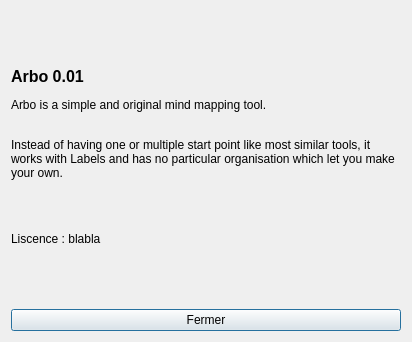
<?xml version="1.0" encoding="UTF-8"?>
<ui version="4.0">
 <class>DialogAbout</class>
 <widget class="QDialog" name="DialogAbout">
  <property name="geometry">
   <rect>
    <x>0</x>
    <y>0</y>
    <width>412</width>
    <height>342</height>
   </rect>
  </property>
  <property name="windowTitle">
   <string>Arbo - About</string>
  </property>
  <property name="windowIcon">
   <iconset theme="help-about">
    <normaloff>Tango icon set</normaloff>
    <normalon>Tango icon set</normalon>
    <disabledoff>Tango icon set</disabledoff>
    <disabledon>Tango icon set</disabledon>
    <activeoff>Tango icon set</activeoff>
    <activeon>Tango icon set</activeon>
    <selectedoff>Tango icon set</selectedoff>
    <selectedon>Tango icon set</selectedon>Tango icon set</iconset>
  </property>
  <layout class="QVBoxLayout" name="verticalLayout">
   <item>
    <widget class="QLabel" name="labelAbout">
     <property name="text">
      <string>&lt;html&gt;&lt;head/&gt;&lt;body&gt;&lt;p&gt;&lt;img src=&quot;:/icons/main.svg&quot; style=&quot;vertical-align: middle;&quot;/&gt;&lt;span style=&quot; font-size:12pt; font-weight:600; vertical-align:middle;&quot;&gt;Arbo 0.01&lt;/span&gt;&lt;/p&gt;&lt;p&gt;Arbo is a simple and original mind mapping tool.&lt;/p&gt;&lt;p&gt;&lt;br/&gt;Instead of having one or multiple start point like most similar tools, it works with Labels and has no particular organisation which let you make your own.&lt;/p&gt;&lt;p&gt;&lt;br/&gt;&lt;/p&gt;&lt;p&gt;Liscence : blabla&lt;/p&gt;&lt;/body&gt;&lt;/html&gt;</string>
     </property>
     <property name="wordWrap">
      <bool>true</bool>
     </property>
     <property name="buddy">
      <cstring>labelAbout</cstring>
     </property>
    </widget>
   </item>
   <item>
    <widget class="QPushButton" name="closeAbout">
     <property name="text">
      <string>Fermer</string>
     </property>
    </widget>
   </item>
  </layout>
 </widget>
 <resources>
  <include location="../icons/icons_rc.qrc"/>
 </resources>
 <connections>
  <connection>
   <sender>closeAbout</sender>
   <signal>clicked()</signal>
   <receiver>DialogAbout</receiver>
   <slot>close()</slot>
   <hints>
    <hint type="sourcelabel">
     <x>199</x>
     <y>290</y>
    </hint>
    <hint type="destinationlabel">
     <x>199</x>
     <y>156</y>
    </hint>
   </hints>
  </connection>
 </connections>
</ui>
